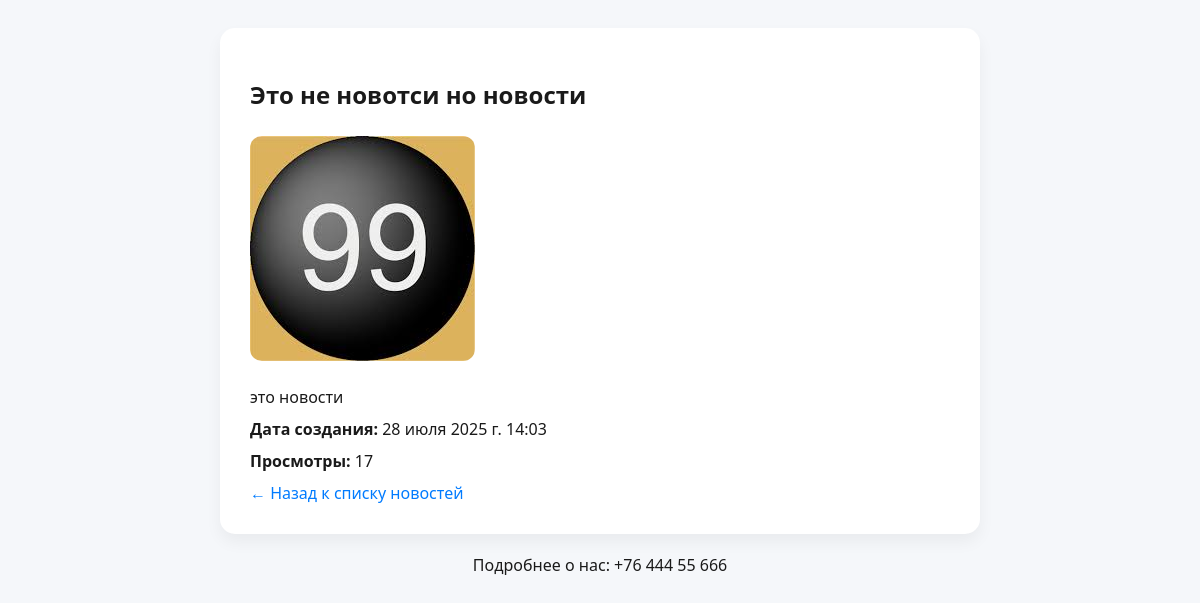
Page /news_detail/13/ on the committed database.
### news/models.py (models this page shows, shortened)
class News(models.Model):
    title = models.CharField(max_length=100, verbose_name='Название')
    description = models.TextField(verbose_name='Описание')
    created_at = models.DateTimeField(auto_now_add=True, verbose_name='Дата создания')
    views_count = models.IntegerField(default=0 ,verbose_name='Просмотры')
    news_image = models.ImageField(upload_to='news_image/',blank=True,null=True,verbose_name='Новостное изображение')

### news/views.py (the view)
# urls.py: path('news_detail/<int:id>/', news_detail, name='news_detail'),
def news_detail(request, id):
    news = get_object_or_404(News, id=id)
    news.views_count += 1
    news.save( update_fields=['views_count'] )
    context = {'news' : news}
    return render(request, 'news_detail.html', context )

### news/templates/news_detail.html (shortened to what this page needs)
{% load static %}
<!DOCTYPE html>
<html lang="ru">
<head>
    <link rel="stylesheet" href="{% static 'css/news_detail.css' %}">
    <link rel="stylesheet" href="{% static 'css/theme.css' %}">
</head>
<body>
    <div class="news-detail">
        <h2>{{ news.title }}</h2>
        {% if news.news_image %}
            <img src="{{ news.news_image.url }}" alt="{{ news.title }}">
        {% else %}
            <p><i>Фото нет</i></p>
        {% endif %}
        <p>{{ news.description }}</p>
        <p><strong>Дата создания:</strong> {{ news.created_at }}</p>
        <p><strong>Просмотры:</strong> {{ news.views_count }}</p>
        <a href="{% url 'news_list' %}">← Назад к списку новостей</a>
    </div>
    <footer style="text-align:center; margin-top:20px;">
        <p>Подробнее о нас: +76 444 55 666</p>
    </footer>
</body>
</html>

### news/static/css/news_detail.css (style rules this page uses)
body { padding: 20px; font-family: 'Segoe UI', sans-serif; background-color: var(--bg-light); color: var(--text-light); transition: all 0.3s ease-in-out; }
.news-detail { max-width: 700px; margin: 0 auto; padding: 30px; background-color: var(--card-light); border-radius: 15px; box-shadow: 0 8px 16px rgba(0, 0, 0, 0.05); transition: background-color 0.3s; }
.news-detail h2 { margin-bottom: 15px; }
.news-detail img { max-width: 100%; margin: 10px 0; border-radius: 12px; }
.news-detail p { margin: 10px 0; font-size: 1rem; }
a { color: #007BFF; text-decoration: none; }

### news/static/css/theme.css (style rules this page uses)
:root { --bg-light: #f5f7fa; --text-light: #1a1a1a; --card-light: #ffffff; --bg-dark: #121212; --text-dark: #e0e0e0; --card-dark: #1e1e1e; }
body { background-color: var(--bg-light); color: var(--text-light); transition: all 0.3s ease-in-out; }
body { transition: background-color 0.3s ease, color 0.3s ease; }

### rows in the picture
News: title "Это не новотси но новости", news_image (picture), description "это новости", created_at "28 июля 2025 г. 14:03", views_count "17"
